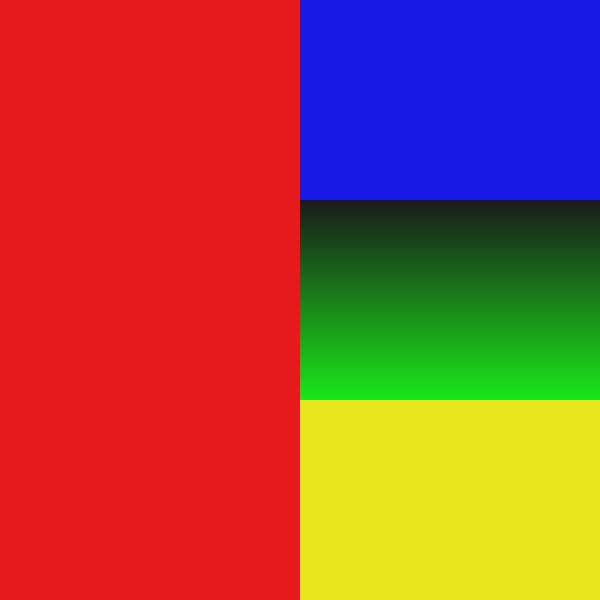
%> input picture strip_gt.png, 600 x 600 px
$ octave run_abstraction.m   (GNU Octave 9; MATLAB toolbox functions it lacks are replaced by stand-ins)
%> lines starting %> are read from the running program, lines starting %| are printed output that depends on the picture
clc;
clear;
close all;

% loading clean image
I = im2double(imread('strip_gt.png'));

% strong smoothing parameters
alpha = 0.05;
beta  = 0.1;
lambda = 10 * beta;
lambda_max = 1e8;
kappa = 1.2;
tau   = 0.95;
iter_max = 400;

[N,M,D] = size(I);
%> N = 600; M = 600; D = 3
sizeI2D = [N M];
%> sizeI2D = [600 600]

% gradient operators (same as before)
Dx = [1 -1]/2;
Dy = Dx';
fxx = [1 -2 1]/4;
fyy = fxx';
fuu = [1 0 0; 0 -2 0; 0 0 1]/4;
fvv = [0 0 1; 0 -2 0; 1 0 0]/4;
otfDx  = psf2otf(Dx, sizeI2D);
otfDy  = psf2otf(Dy, sizeI2D);
otfFxx = psf2otf(fxx, sizeI2D);
otfFyy = psf2otf(fyy, sizeI2D);
otfFuu = psf2otf(fuu, sizeI2D);
otfFvv = psf2otf(fvv, sizeI2D);
Denormin1 = abs(otfDx).^2 + abs(otfDy).^2;
Denormin2 = abs(otfFxx).^2 + abs(otfFyy).^2 + ...
            abs(otfFuu).^2 + abs(otfFvv).^2;
if D > 1
    Denormin1 = repmat(Denormin1,[1 1 D]);
    Denormin2 = repmat(Denormin2,[1 1 D]);
end
S = I;
Normin0 = fft2(S);
iter = 1;

while lambda <= lambda_max && iter <= iter_max
    Denormin = 1 + alpha*Denormin1 + lambda*Denormin2;
    gxx = imfilter(S, fxx, 'circular');
    gyy = imfilter(S, fyy, 'circular');
    guu = imfilter(S, fuu, 'circular');
    gvv = imfilter(S, fvv, 'circular');
    if D == 1
        mask = (gxx.^2 + gyy.^2 + guu.^2 + gvv.^2) < beta/lambda;
    else
        mask = sum(gxx.^2 + gyy.^2 + guu.^2 + gvv.^2,3) < beta/lambda;
        mask = repmat(mask,[1 1 D]);
    end
    gxx(mask)=0; gyy(mask)=0; guu(mask)=0; gvv(mask)=0;
    Normin2 = imfilter(gxx,fxx(end:-1:1),'circular') + ...
              imfilter(gyy,fyy(end:-1:1),'circular') + ...
              imfilter(guu,fuu(end:-1:1,end:-1:1),'circular') + ...
              imfilter(gvv,fvv(end:-1:1,end:-1:1),'circular');
    FS = (Normin0 + lambda*fft2(Normin2)) ./ Denormin;
    S  = real(ifft2(FS));
    lambda = kappa * lambda;
    alpha  = tau * alpha;
    iter = iter + 1;
end
%> this loop made 102 passes
%> pass 1, `gxx = imfilter(S, fxx, 'circular');`:
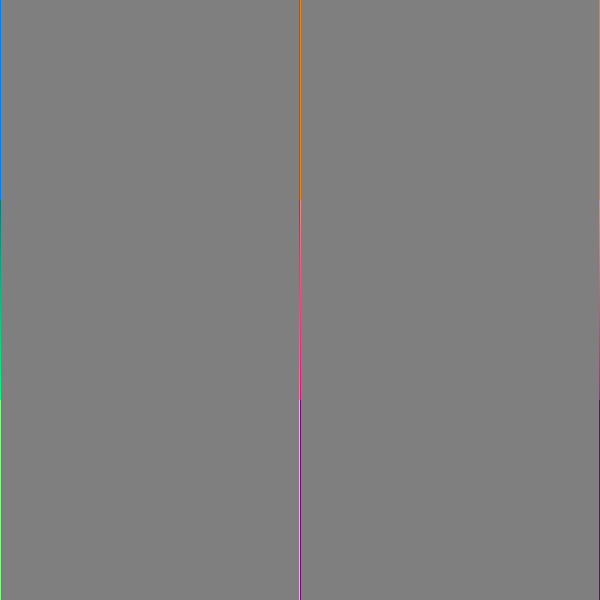
%> gxx: size 600x600x3 double; mean R, G, B -7.71e-23, 1.46e-21, 7.71e-23; drawn with min black and max white
%> pass 1, `gyy = imfilter(S, fyy, 'circular');`:
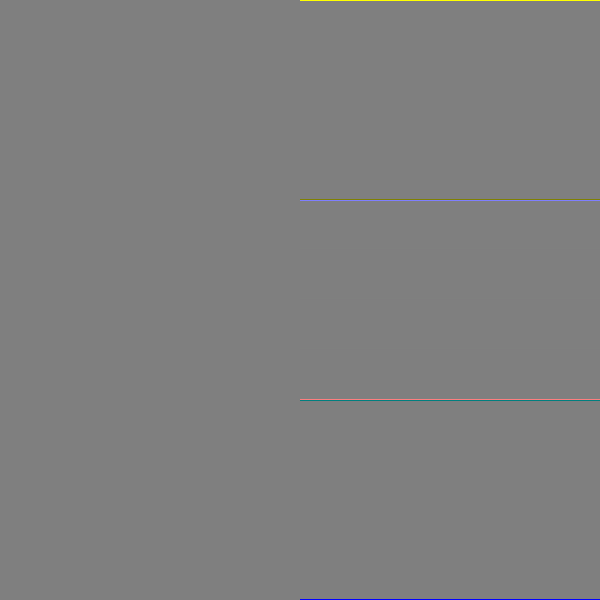
%> gyy: size 600x600x3 double; mean R, G, B -3.24e-21, -3.24e-21, 3.24e-21; drawn with min black and max white
%> pass 1, `guu = imfilter(S, fuu, 'circular');`:
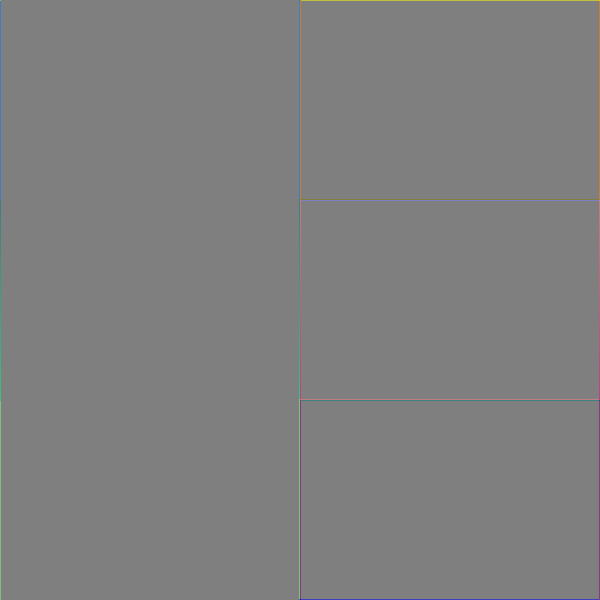
%> guu: size 600x600x3 double; mean R, G, B -4.52e-20, 1.59e-20, 4.52e-20; drawn with min black and max white
%> after the loop:
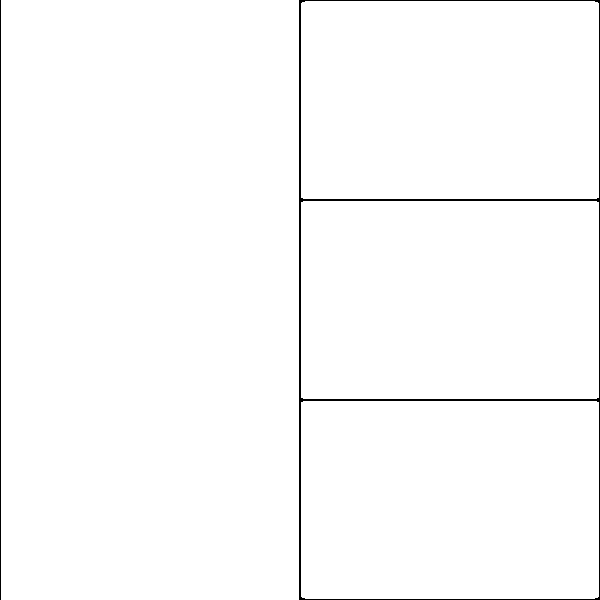
%> mask: size 600x600x3 logical; 98.8% white; black in thin lines or dots
%> after the loop, alpha = 0.000267; iter = 103; lambda = 119257883.3

imwrite(S,'output/strip_semi_sparsity_abstraction.png');
figure;
imshow([I S]);
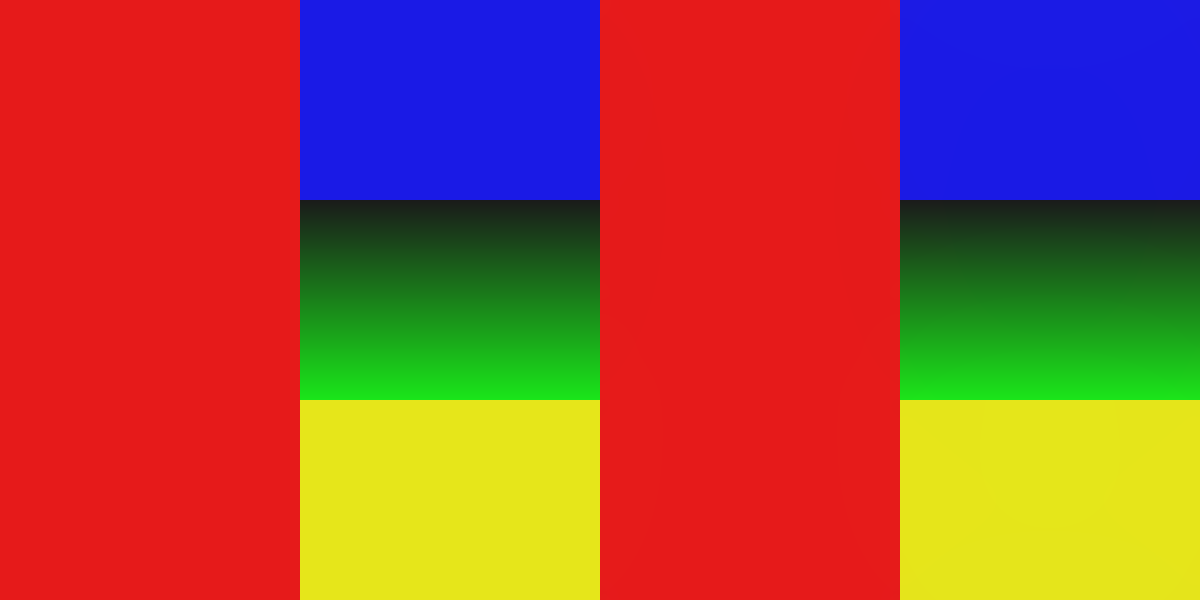
%> displayed picture: size 600x1200x3, on the screen's scale of 0 to 255; mean R, G, B 162, 77, 60
title('Original | Semi-Sparsity Abstraction');
